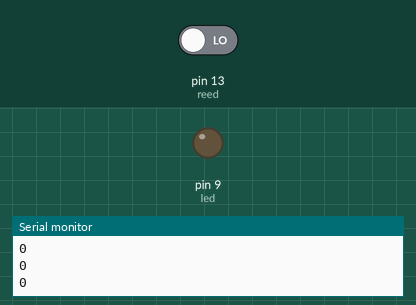
This sketch was run on a simulated Arduino Uno, built with avr-gcc and run on an emulated ATmega328P. Shown: output pins drawn as LEDs (lit = HIGH), the last lines printed to the serial monitor. The inputs (shaded band) are chosen by the test bench; at power-on: pin 13 (reed) LOW.

Above: at 1.2 s.
1.3 s: pin 13 (reed) driven HIGH
At 2.3 s:
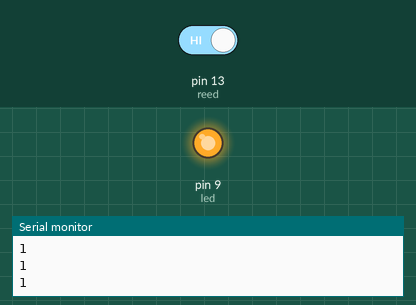
2.8 s: pin 13 (reed) driven LOW
At 3.6 s:
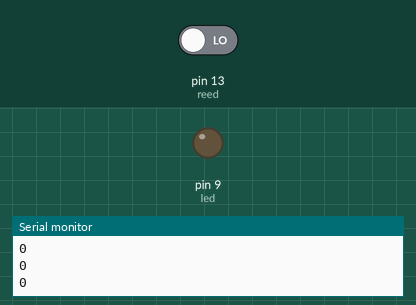
Timing chart, 0 to 5.8 s (numbered marks = the images above; inputs shaded):
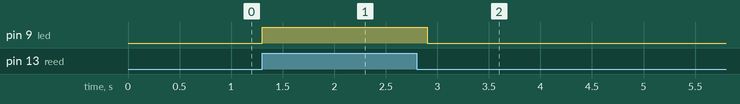

Measured:
- after the input at 1.3 s, pin 9 (led): LOW → HIGH at once
- after the input at 2.8 s, pin 9 (led): HIGH → LOW after 0.10 s

The sketch:

REED_SWITCH.ino
```cpp
int reed= 13;
int led= 9;

void setup() {
  // put your setup code here, to run once:

pinMode(reed,INPUT);
pinMode(led,OUTPUT);
Serial.begin(9600);
}

void loop() {
  // put your main code here, to run repeatedly:
int state;
state= digitalRead(reed);
Serial.println(state);
if(state==HIGH)
{
  digitalWrite(led,HIGH);

}
delay(100);

 if(state==LOW)
{
 digitalWrite(led,LOW);

}
}
```
